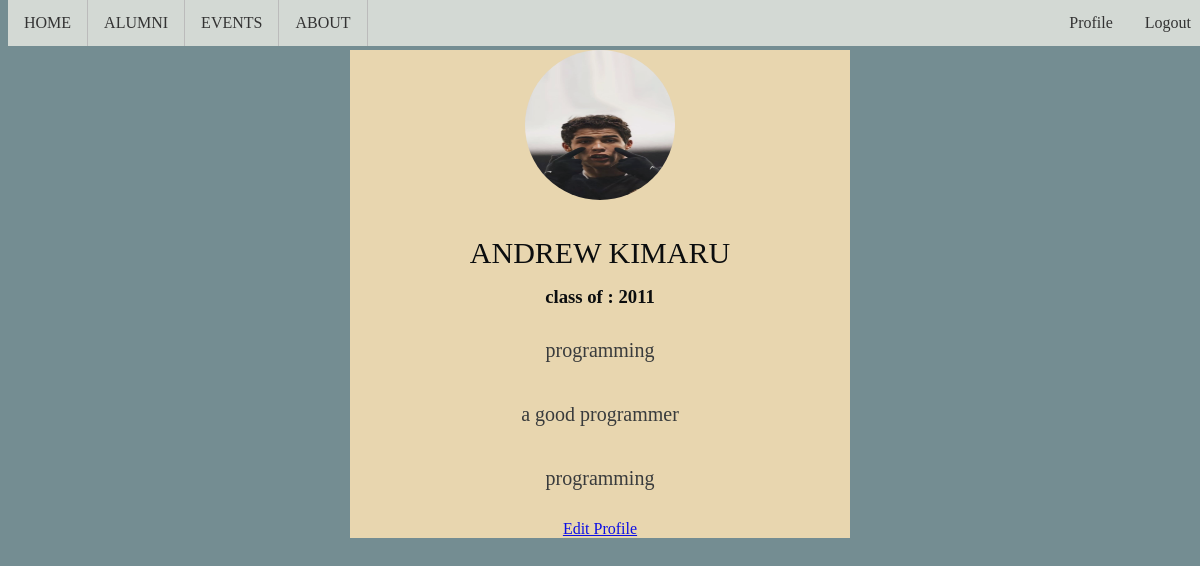
Page /prof/kim@gmail.com (signed in) on the committed database.
### tables this page shows
CREATE TABLE users (id INTEGER PRIMARY KEY AUTOINCREMENT, firstname TEXT, surname TEXT, email TEXT, password TEXT, education TEXT, location  TEXT, bio TEXT, year TEXT, house TEXT);

### app.py (the view)
@app.route("/prof/<email>")
def prof(email):
    if session.get("email"):
        conn = connect_db()
        cursor = conn.cursor()
        user = conn.execute("SELECT users.firstname, users.surname, users.email, profiles.education, profiles.location, profiles.bio, profiles.year FROM users INNER JOIN profiles ON users.id=profiles.user_id WHERE users.email = ?", (email,)).fetchone()
        if not user:
            user=conn.execute("SELECT * FROM users WHERE users.email = ?", (email,)).fetchone()
        conn.close()
        return render_template('prof.html', user=user)
    return render_template('login.html')

### db.py (called while the page is built)
def connect_db():
    conn = sqlite3.connect('users.db')  # Replace 'users.db' with your desired filename
    conn.execute('CREATE TABLE IF NOT EXISTS users (id INTEGER PRIMARY KEY AUTOINCREMENT, firstname TEXT, surname TEXT, email TEXT, password TEXT, education TEXT, location  TEXT, bio TEXT, year TEXT, house TEXT)')
    conn.execute('CREATE TABLE IF NOT EXISTS profiles (user_id INTEGER PRIMARY KEY, education TEXT, location  TEXT, bio TEXT, year TEXT, house TEXT)')
    return conn

### templates/prof.html
{% extends "layout.html" %}
{% block allcontent %}
  <div class="profile-container">
    <img src="{{url_for('static', filename='images/roro.jpeg')}}" class="profile-picture">
    <div class="info">
      <h1>{{user[1]}} {{user[2]}}</h1>
      <h3>class of : {{user[8]}}</h3>
      <p>{{user[5]}}</p>
      <p>{{user[7]}}</p>
      <p>{{user[5]}}</p>
      <a href="{{ url_for('edit_profile', email=user[0]) }}" class="edit-button">Edit Profile</a>
    </div>
  </div>
{% endblock %}

### static/css/main.css (style rules this page uses)
body { background-color: 748D92; }
h1 { font-size: 30px; font-weight: 500; }
p { font-size: 20px; font-weight: 300; color: #333; line-height: 24px; padding: 10px; }
h3 { text-align: center; font-weight: 600; margin: 10px; }
.profile-container { background-color: wheat; display: flex; justify-content: center; align-items: center; flex-direction: column; max-width: 500px; margin: 0 auto; opacity: .9; margin-top: 50px; }
.profile-picture { width: 150px; height: 150px; border-radius: 50%; margin-bottom: 1rem; }
.info { text-align: center; text-decoration: solid; }

### static/css/style.css (style rules this page uses)
body { background-repeat: no-repeat; background-size: cover; height: 100vh; }
h1 { margin-bottom: 1rem; }

### rows in the picture
users: firstname "ANDREW", surname "KIMARU", year "2011", education "programming", bio "a good programmer"
